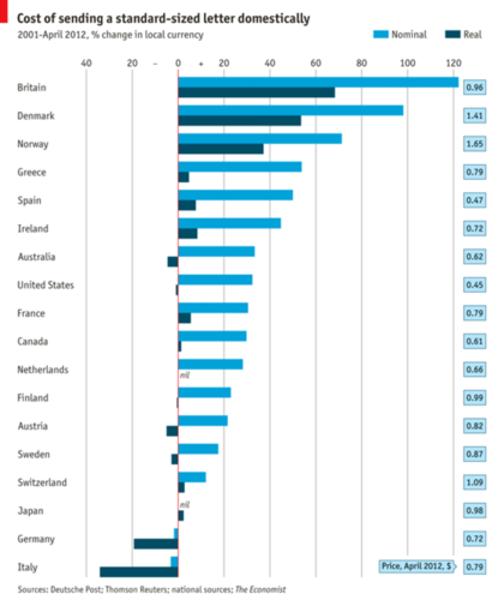
#> input picture Prediction_and_Analysis/Generalization_Data/Massvis/stimuli/economist_daily_chart_106.png, 504 x 600 px, found by its file name; its folder holds only this picture in this run
$ python saliency.py
#> lines starting #> are read from the running program, lines starting #| are printed output that depends on the picture
# -*- coding: utf-8 -*-
"""Saliency.ipynb

Automatically generated by Colaboratory.

Original file is located at
    https://colab.research.google.com/drive/1mAqEljEkwLHU7fxdEEvr4dw4E6uEV3nj
"""
"""
This script generates the intensity, channel orientation red-green,
blue-yellow subchannel consicuity maps of the webpagescreenshots.
This script also gives ittikoch's saliency maps for a webpage image.
Here eye fixation maps are resized to the same size as that of the
conspicuity maps mentioned above.
"""

# Uncomment if using Google colab
# from google.colab import drive
#
# drive.mount('/content/drive')

import math
import logging
import cv2
import numpy
from scipy.ndimage.filters import maximum_filter
import os
import sys

"""
Function Name: features()
Functionalities: This function takes image as an input and extracts features for the
image by down-scaling it levels times and transforming it by applying
function at each scaled version and finally computing the difference
between the scaled and transformed version.
Parameter:image, channel, levels, startsize
Returns: features
"""


def features(image, channel, levels=9, start_size=(256, 256)):
    image = channel(image)
    if image.shape != start_size:
        # print("size is different")
        image = cv2.resize(image, start_size)
    # print("Finished")
    scales = [image]
    for l in range(levels - 1):
        # logger.debug("scaling at level %d", l)
        scales.append(cv2.pyrDown(scales[-1]))

    features = []
    # print("levels: ", levels-5)
    for i in range(1, levels - 5):
        big = scales[i]
        for j in (3, 4):
            # logger.debug("computing features for levels %d and %d", i, i + j)
            small = scales[i + j]
            srcsize = (small.shape[1], small.shape[0])
            dstsize = (big.shape[1], big.shape[0])
            # logger.debug("Shape source: %s, Shape target :%s", srcsize, dstsize)
            scaled = cv2.resize(small, dstsize)
            features.append(((i + 1, j + 1), cv2.absdiff(big, scaled)))
            # print("inside feature function: ", len(features))
        # print("inside feature function: ",len(features))
    # print("i reached end of features")
    return features


"""
Function Name: N()
Functionalities: This function takes image as an input and returns normalized
                 feature map as per Itti et al. (1998).
Parameter:image
Returns: normalized feature map
"""


def N(image):
    M = 8.  # an arbitrary global maximum to which the image is scaled.
    # (When saving saliency maps as images, pixel values may become
    # too large or too small for the chosen image format depending
    # on this constant)
    image = cv2.convertScaleAbs(image, alpha=M / image.max(), beta=0.)
    w, h = image.shape
    maxima = maximum_filter(image, size=(w / 10, h / 1))
    maxima = (image == maxima)
    mnum = maxima.sum()
    # logger.debug("Found %d local maxima.", mnum)
    maxima = numpy.multiply(maxima, image)
    mbar = float(maxima.sum()) / mnum
    # logger.debug("Average of local maxima: %f.  Global maximum: %f", mbar, M)
    return image * (M - mbar) ** 2


"""
Function Name: makeNormalizedColorChannels()
Functionalities: This function for a given image, normalizes all the 3 channels. It implements
                 color opponencies as per Itti et al. (1998).
Parameter:image, thresholdRatio
Returns: image
"""


def makeNormalizedColorChannels(image, thresholdRatio=10.):
    intens = intensity(image)
    threshold = intens.max() / thresholdRatio
    # logger.debug("Threshold: %d", threshold)
    r, g, b = cv2.split(image)
    cv2.threshold(src=r, dst=r, thresh=threshold, maxval=0.0, type=cv2.THRESH_TOZERO)
    cv2.threshold(src=g, dst=g, thresh=threshold, maxval=0.0, type=cv2.THRESH_TOZERO)
    cv2.threshold(src=b, dst=b, thresh=threshold, maxval=0.0, type=cv2.THRESH_TOZERO)
    R = r - (g + b) / 2
    G = g - (r + b) / 2
    B = b - (g + r) / 2
    Y = (r + g) / 2 - cv2.absdiff(r, g) / 2 - b

    # Negative values are set to zero.
    cv2.threshold(src=R, dst=R, thresh=0., maxval=0.0, type=cv2.THRESH_TOZERO)
    cv2.threshold(src=G, dst=G, thresh=0., maxval=0.0, type=cv2.THRESH_TOZERO)
    cv2.threshold(src=B, dst=B, thresh=0., maxval=0.0, type=cv2.THRESH_TOZERO)
    cv2.threshold(src=Y, dst=Y, thresh=0., maxval=0.0, type=cv2.THRESH_TOZERO)

    image = cv2.merge((R, G, B, Y))
    return image


"""
Function Name: markMaxima()
Functionalities: This function maps the maxima in the saliency.
Parameter:saliency
Returns: marked version
"""


# [8 lines left out: function markMaxima, not called in this run]


"""
Function Name: writeCond()
Functionalities: This function saves the conspicuity map is the given location.
Parameter:outFileName, image
Returns: Null
"""


def writeCond(outFileName, image):
    from matplotlib import pyplot as plt
    # plt.imsave(outFileName, image, cmap='gray')
    cv2.imwrite(outFileName, image)


# [4 lines of commented-out code are left out]

"""
Function Name: intensity()
Functionalities: This function converts a grey image to a color image and it is
                 used as a parameter 'channel' to the function features().
Parameter:image
Returns: image
"""


def intensity(image):
    return cv2.cvtColor(image, cv2.COLOR_RGB2GRAY)


"""
Function Name: sumNormalizedFeatures()
Functionalities: This function takes features as input, normalizes them and combines
                 them into one.
Parameter:features, levels, startSize
Returns: combined feature map
"""


def sumNormalizedFeatures(features, levels=9, startSize=(256, 256)):
    # print(len(features))
    # commonWidth = int(startSize[0] / 2**(levels/2 - 1))
    commonWidth = int(startSize[0] / 2 ** (levels / 3))
    # commonHeight = int(startSize[1] / 2**(levels/2 - 1))
    commonHeight = int(startSize[1] / 2 ** (levels / 3))
    commonSize = (commonWidth, commonHeight)
    # logger.info("Size of conspicuity map: %s", commonSize)
    # print(commonSize)
    consp = N(cv2.resize(features[0][1], commonSize))
    for f in features[1:]:
        resized = N(cv2.resize(f[1], commonSize))
        consp = cv2.add(consp, resized)
    # print("i reached the end of SumNormalizedFeatures")
    return consp


"""
Function Name: makeGaborFilter()
Functionalities: This function generates a gabor filter with input parameters
                 (taken as an array) and returns a function which is used as a
                 parameter channel for function features().
Parameter: dims, lambd, theta, psi, sigma, gamma
Returns: gabor filter
"""


def makeGaborFilter(dims, lambd, theta, psi, sigma, gamma):
    def xpf(i, j):
        return i * math.cos(theta) + j * math.sin(theta)

    def ypf(i, j):
        return -i * math.sin(theta) + j * math.cos(theta)

    def gabor(i, j):
        xp = xpf(i, j)
        yp = ypf(i, j)
        return math.exp(-(xp ** 2 + gamma ** 2 * yp ** 2) / 2 * sigma ** 2) * math.cos(2 * math.pi * xp / lambd + psi)

    halfwidth = dims[0] / 2
    halfheight = dims[1] / 2

    kernel = numpy.array([[gabor(halfwidth - i, halfheight - j) for j in range(dims[1])] for i in range(dims[1])])

    def theFilter(image):
        return cv2.filter2D(src=image, ddepth=-1, kernel=kernel, )

    return theFilter


"""
Function Name: intensityConspicuity()
Functionalities: This function generates the intensity conspicuity map.
Parameter: image
Returns: intensity cospicuity map
"""


def intensityConspicuity(image):
    fs = features(image=im, channel=intensity)
    # print("i m inside intensity conspicuity")
    return sumNormalizedFeatures(fs)


"""
Function Name: gaborConspicuity()
Functionalities: This function generates the channel orientation conspicuity map.
Parameter:image, steps
Returns: channel orientation cospicuity map
"""


def gaborConspicuity(image, steps):
    gaborConspicuity = numpy.zeros((32, 32), numpy.float)
    for step in range(steps):
        theta = step * (math.pi / steps)
        gaborFilter = makeGaborFilter(dims=(10, 10), lambd=2.5, theta=theta, psi=math.pi / 2, sigma=2.5, gamma=.5)
        gaborFeatures = features(image=intensity(im), channel=gaborFilter)
        summedFeatures = sumNormalizedFeatures(gaborFeatures)
        gaborConspicuity += N(summedFeatures)
    return gaborConspicuity


"""
Function Name: rgConspicuity()
Functionalities: This function generates the red-green subchannel conspicuity map.
Parameter:image
Returns: red-green subchannel conspicuity map
"""


def rgConspicuity(image):
    def rg(image):
        r, g, _, __ = cv2.split(image)
        return cv2.absdiff(r, g)

    fs = features(image=image, channel=rg)
    return sumNormalizedFeatures(fs)


"""
Function Name: byConspicuity()
Functionalities: This function generates the blue-yellow subchannel conspicuity map.
Parameter:image
Returns: blue-yellow subchannel conspicuity map
"""


def byConspicuity(image):
    def by(image):
        _, __, b, y = cv2.split(image)
        return cv2.absdiff(b, y)

    fs = features(image=image, channel=by)
    return sumNormalizedFeatures(fs)


if __name__ == "__main__":
    # logging.basicConfig(level=logging.DEBUG)
    # input directory of the webpage images
    inputDir = "/content/drive/My Drive/HCI_prep/Dataset_Website1/stimuli/"
    # currentDir = os.curdir

    # current working directory
    currentDir = "/content/drive/My Drive/HCI_prep/IttiKoch/"
    # inputDir = os.path.join(currentDir, "dataset/stimuli/")

    # out directory for saving the original image. Image is stored with name equivalent to integer no.s.
    outDir_Original_Data = os.path.join(currentDir, "Original_Data")
    if not os.path.exists(outDir_Original_Data):
        os.mkdir(outDir_Original_Data)

    # out directory for saving intensity conspicuity maps of the webpage images.
    # Image is stored with name equivalent to integer no.s.
    outDir_intensity = os.path.join(currentDir, "intensity_32")
    if not os.path.exists(outDir_intensity):
        os.mkdir(outDir_intensity)

    # out directory for saving the channel orientation conspicuity maps of webpage images.
    # Image is stored with name equivalent to integer no.s.
    outDir_gabor = os.path.join(currentDir, "gabor_32")
    if not os.path.exists(outDir_gabor):
        os.mkdir(outDir_gabor)

    # out directory for saving the red-green subchannel conspicuity maps of webpage images.
    # Image is stored with name equivalent to integer no.s.
    outDir_rg = os.path.join(currentDir, "rg_32")
    if not os.path.exists(outDir_rg):
        os.mkdir(outDir_rg)

    # out directory for saving the blue-yellow subchannel conspicuity maps of webpage images.
    # Image is stored with name equivalent to integer no.s.
    outDir_by = os.path.join(currentDir, "by_32")
    if not os.path.exists(outDir_by):
        os.mkdir(outDir_by)

    # out directory for saving the combined subchannel conspicuity maps of webpage images.
    # Image is stored with name equivalent to integer no.s.
    outDir_c = os.path.join(currentDir, "c_32")
    if not os.path.exists(outDir_c):
        os.mkdir(outDir_c)

    # out directory for saving the saliency maps of webpage images as per Itti et. al. (1998).
    # Image is stored with name equivalent to integer no.s.
    outDir_saliency = os.path.join(currentDir, "saliency_32")
    if not os.path.exists(outDir_saliency):
        os.mkdir(outDir_saliency)

    # input directory of eye fixation maps of the webpages
    eyemapInputDir = os.path.join("/content/drive/My Drive/HCI_prep/Dataset_Website1/", "finalHeatMap")

    # out directory for saving the resized eye fixation maps.
    # Image is stored with name equivalent to integer no.s.
    eyemapResizedOutDir = os.path.join(currentDir, "eyeFixationResized33_32")

    if not os.path.exists(eyemapResizedOutDir):
        os.mkdir(eyemapResizedOutDir)

    # data = []
    commonSize = (32, 32)
    fileIndex = 0

    for filename in os.listdir(inputDir):

        if filename.endswith(".png"):
            try:
                path = os.path.join(inputDir, filename)
                # print("path: ", path)
                print(fileIndex)
                im = cv2.imread(path, cv2.COLOR_BGR2RGB)  # assume BGR, convert to RGB---more intuitive code.
#> im is the input picture: shape (600, 504, 3); mean B, G, R 244.7, 240.8, 230
                # print("done1")
                writeCond(os.path.join(outDir_Original_Data, str(fileIndex) + ".png"), im)
                # print("done2")
                im = numpy.array(im)
                if im is None:
                    # logger.fatal("Could not load file \"%s.\"", filename)
                    sys.exit()
                # print("done3")
                intensty = intensityConspicuity(im)
#> in features, `image = cv2.resize(image, start_size)`:
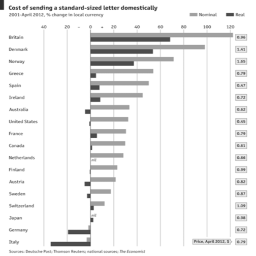
#> image: shape (256, 256); min 45, max 255, mean 240.7
#> after the loop in features, `for l in range(levels - 1):`: scales = 9 items
#> after the loop in features, `for i in range(1, levels - 5):`: features = 6 items
#> in N, `maxima = (image == maxima)`:
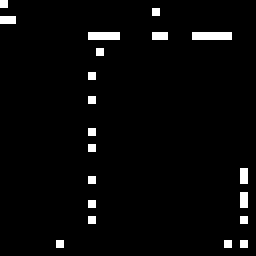
#> maxima: shape (32, 32) bool (shown 8 times larger); 3% white in thin lines or dots
#> in N, `mnum = maxima.sum()`: mnum = 31
#> in N, `mbar = float(maxima.sum()) / mnum`: mbar = 3.81
#> the loop in sumNormalizedFeatures, `for f in features[1:]:` made 5 passes
#> (mnum in N, mbar in N) on passes 1 to 5: (42, 4.19), (42, 2.93), (58, 3), (45, 3.47), (79, 3.44)
                # print("done4")
                gabor = gaborConspicuity(im, 4)
#> the loop in gaborConspicuity, `for step in range(steps):` made 4 passes
#> after the loop in gaborConspicuity, `for step in range(steps):`:
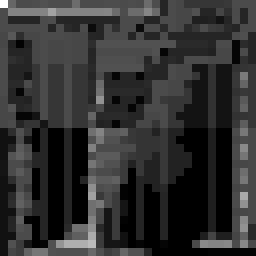
#> summedFeatures: shape (32, 32) float64 (shown 8 times larger); min 0, max 922.2, mean 177.5; drawn with min black and max white
                # print("done1")
                im = makeNormalizedColorChannels(im)
#> in makeNormalizedColorChannels, `threshold = intens.max() / thresholdRatio`: threshold = 25.5
#> in makeNormalizedColorChannels, `Y = (r + g) / 2 - cv2.absdiff(r, g) / 2 - b`:
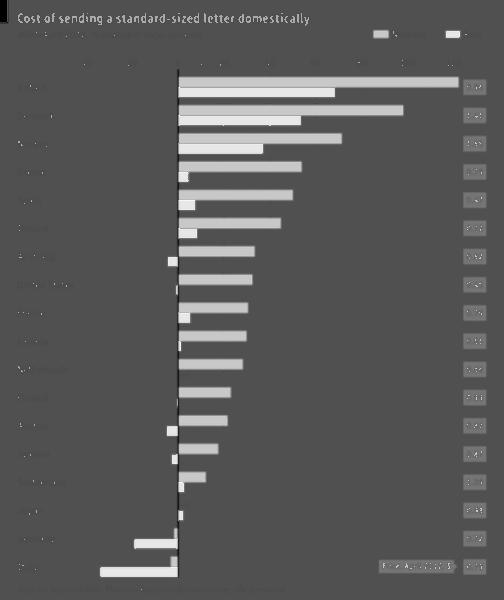
#> Y: shape (600, 504) float64; min -237, max 108, mean -114.2; drawn with min black and max white
#> in makeNormalizedColorChannels, `cv2.threshold(src=B, dst=B, thresh=0., maxval=0.0, type=cv2.THRESH_TOZ..`:
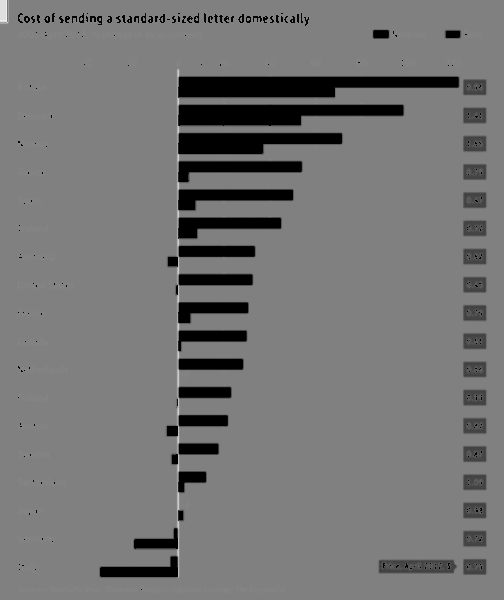
#> B: shape (600, 504) float64; min 0, max 237, mean 116.6
                # print("done2")
                rg = rgConspicuity(im)
#> in rg, `return cv2.absdiff(r, g)`:
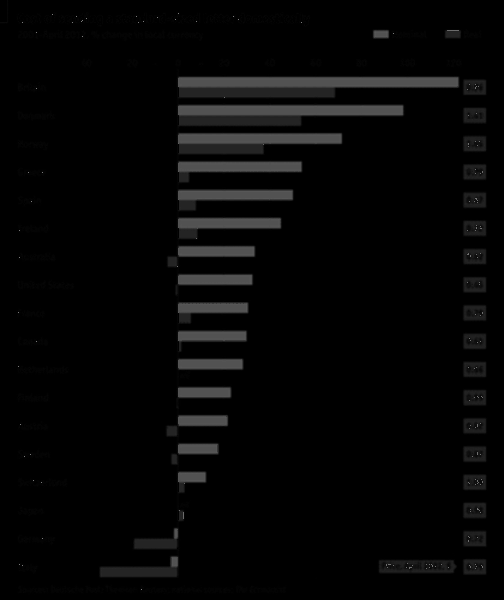
#> returned value: shape (600, 504) float64; min 0, max 123.5, mean 6
#> in rgConspicuity, `fs = features(image=image, channel=rg)`: fs = 6 items
#> the loop in sumNormalizedFeatures (call 6), `for f in features[1:]:` made 5 passes
#> (mnum in N, mbar in N) on passes 1 to 5: (69, 2.61), (28, 4.11), (77, 3.27), (52, 4.54), (98, 3.51)
#> pass 1, in N (call 36), `image = cv2.convertScaleAbs(image, alpha=M / image.max(), beta=0.)`:
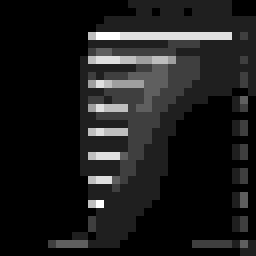
#> image: shape (32, 32) (shown 8 times larger); min 0, max 8, mean 0.891; drawn with min black and max white
                # print("done3")
                by = byConspicuity(im)
                # print("done4")
                c = rg + by
                saliency = 1. / 3 * (N(intensty) + N(c) + N(gabor))
                c = .25 * c
                path = os.path.join(eyemapInputDir, filename)
                img = cv2.imread(path)
                img = cv2.resize(img, commonSize)
                # print("done5")
                writeCond(os.path.join(eyemapResizedOutDir, str(fileIndex) + ".png"), img)
                # print("done6")
                writeCond(os.path.join(outDir_intensity, str(fileIndex) + ".png"), intensty)
                writeCond(os.path.join(outDir_gabor, str(fileIndex) + ".png"), gabor)
                writeCond(os.path.join(outDir_rg, str(fileIndex) + ".png"), rg)
                writeCond(os.path.join(outDir_by, str(fileIndex) + ".png"), by)
                writeCond(os.path.join(outDir_c, str(fileIndex) + ".png"), c)
                writeCond(os.path.join(outDir_saliency, str(fileIndex) + ".png"), saliency)
                fileIndex = fileIndex + 1
            except:
                print("cannot open the file : " + path)

$ run again, on Prediction_and_Analysis/Generalization_Data/Massvis/stimuli/economist_daily_chart_153.png
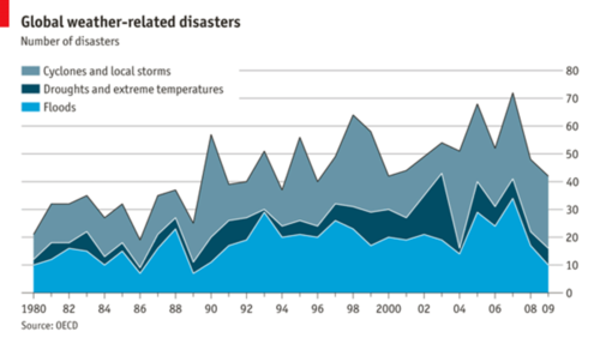
#> input picture Prediction_and_Analysis/Generalization_Data/Massvis/stimuli/economist_daily_chart_153.png, 600 x 338 px, found by its file name
#> im is the input picture: shape (338, 600, 3); mean B, G, R 225.5, 215, 185.7
#> after the loop in features, `for l in range(levels - 1):`: scales = 9 items
#> after the loop in features, `for i in range(1, levels - 5):`: features = 6 items
#> in N, `maxima = (image == maxima)`:
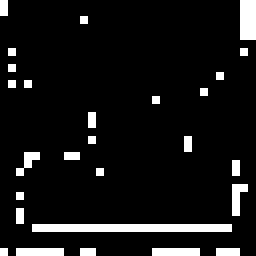
#> maxima: shape (32, 32) bool (shown 8 times larger); 8.4% white in thin lines or dots
#> mnum = 86
#> mbar = 2.59
#> the loop in sumNormalizedFeatures, `for f in features[1:]:` made 5 passes
#> (mnum in N, mbar in N) on passes 1 to 5: (103, 3.75), (93, 4.66), (72, 4.9), (82, 4.15), (207, 1.64)
#> the loop in gaborConspicuity, `for step in range(steps):` made 4 passes
#> threshold = 25.5
#> in rgConspicuity, `fs = features(image=image, channel=rg)`: fs = 6 items
#> the loop in sumNormalizedFeatures (call 6), `for f in features[1:]:` made 5 passes
#> (mnum in N, mbar in N) on passes 1 to 5: (174, 1.69), (288, 1.2), (256, 1.5), (287, 1.79), (351, 2.11)
#> pass 1, in N (call 36), `image = cv2.convertScaleAbs(image, alpha=M / image.max(), beta=0.)`:
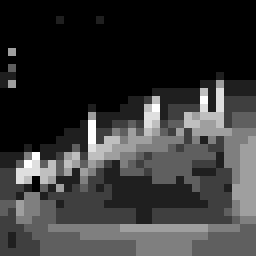
#> image: shape (32, 32) (shown 8 times larger); min 0, max 8, mean 1.72; drawn with min black and max white

$ run again, on Prediction_and_Analysis/Generalization_Data/Massvis/stimuli/economist_daily_chart_165.png
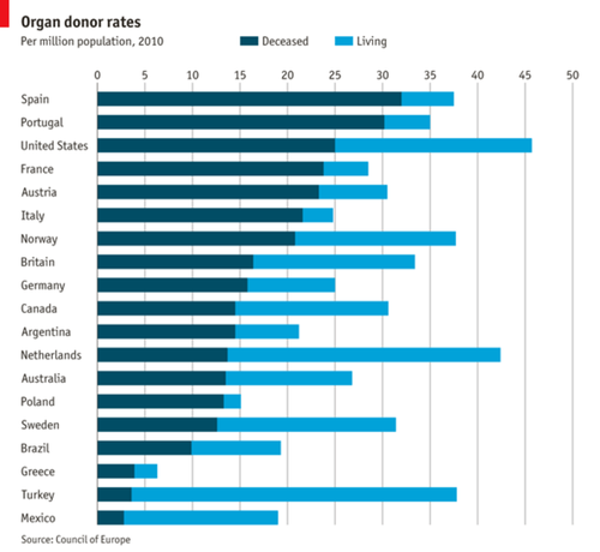
#> input picture Prediction_and_Analysis/Generalization_Data/Massvis/stimuli/economist_daily_chart_165.png, 600 x 552 px, found by its file name
#> im is the input picture: shape (552, 600, 3); mean B, G, R 227.6, 219.1, 194.1
#> after the loop in features, `for l in range(levels - 1):`: scales = 9 items
#> after the loop in features, `for i in range(1, levels - 5):`: features = 6 items
#> in N, `maxima = (image == maxima)`:
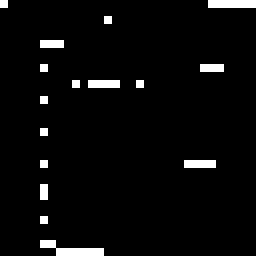
#> maxima: shape (32, 32) bool (shown 8 times larger); 3.8% white in thin lines or dots
#> mnum = 39
#> mbar = 4.08
#> the loop in sumNormalizedFeatures, `for f in features[1:]:` made 5 passes
#> (mnum in N, mbar in N) on passes 1 to 5: (34, 6.21), (20, 5.95), (27, 4.74), (76, 4.97), (243, 6.32)
#> the loop in gaborConspicuity, `for step in range(steps):` made 4 passes
#> threshold = 25.5
#> in rgConspicuity, `fs = features(image=image, channel=rg)`: fs = 6 items
#> the loop in sumNormalizedFeatures (call 6), `for f in features[1:]:` made 5 passes
#> (mnum in N, mbar in N) on passes 1 to 5: (69, 2.52), (61, 2.62), (51, 3.67), (57, 4.32), (110, 3.95)
#> pass 1, in N (call 36), `image = cv2.convertScaleAbs(image, alpha=M / image.max(), beta=0.)`:
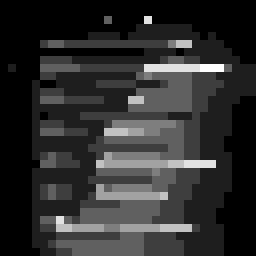
#> image: shape (32, 32) (shown 8 times larger); min 0, max 8, mean 1.47; drawn with min black and max white
